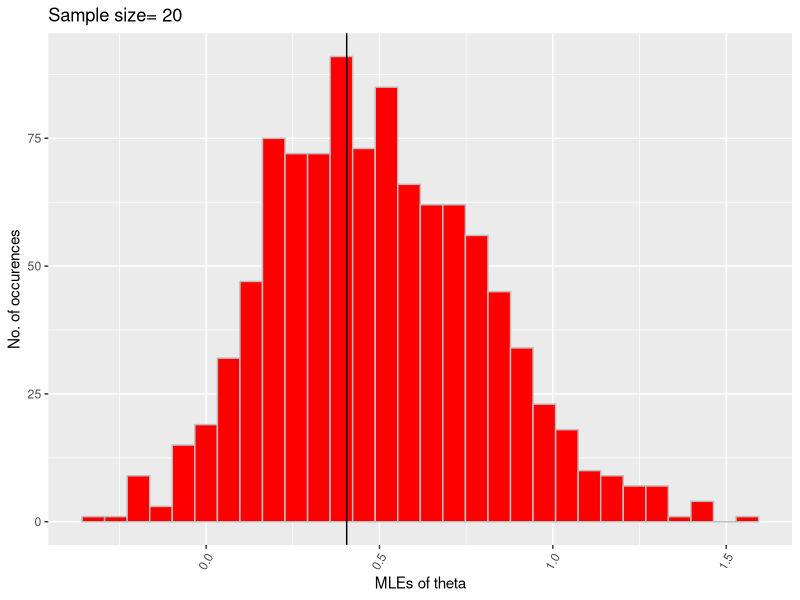
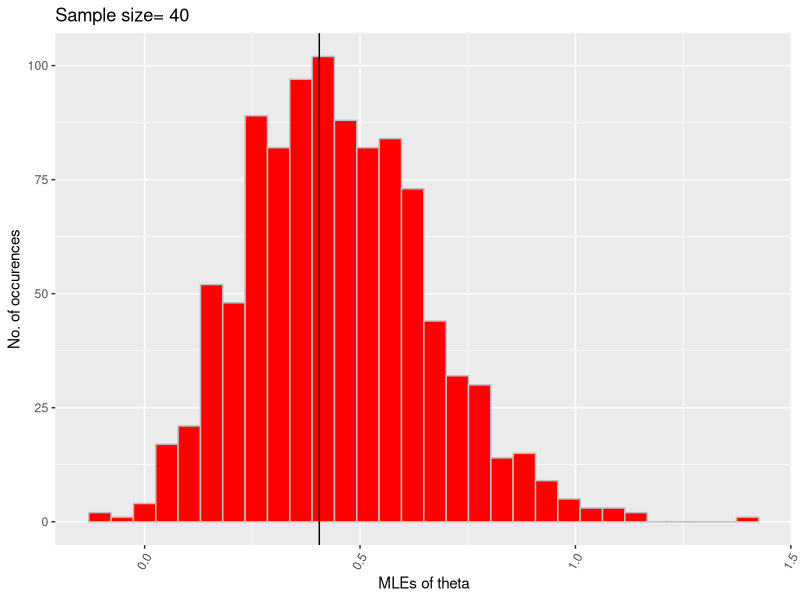
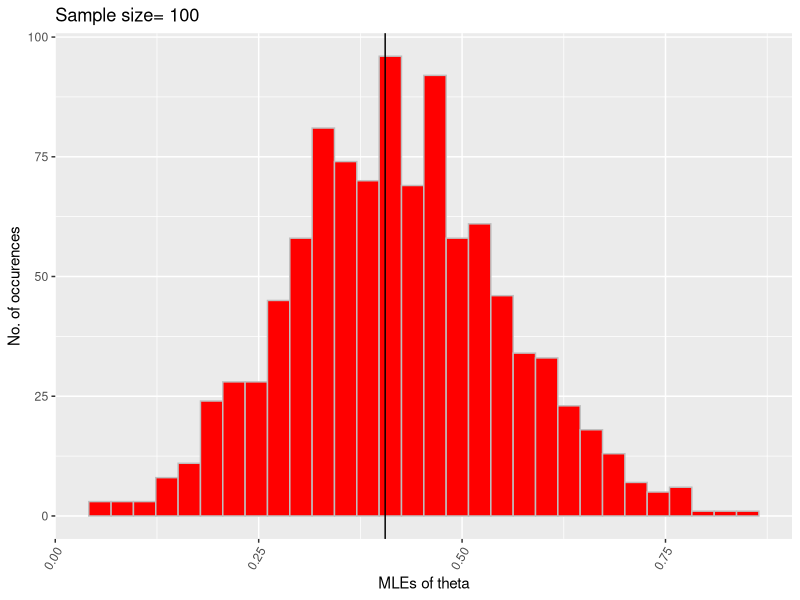

Here is the R script that generated these plots, in order:
## ---- chunk 1
library(ggplot2)
#dataframe to store the quantiles for different sample sizes
quantiles=data.frame('X1'=integer(),'X2'=double(),'X3'=double())
count=1 #pointer to the first empty row in 'quantiles' dataframe
colnames(quantiles)=c('Sample size','2.5 percentile', '97.5 percentile')
## ---- chunk 2
f=function(n,sim_size,alpha,sigma){
  mle_vector=c()
  #generating 'sim_size' many random samples and their MLEs
  for (i in 1:sim_size){
    set.seed(2*i) #for reproducibility of results
    data=rgamma(n,alpha,scale=sigma)
    t1=sum(log(data))
    t2=sum(data)
    n=length(data)
    #MyMLE returns the negative log likelihood function which is then minimised,
    #so as to maximise likelihoood, using 'optim'
    #alpha1 and sigma1 are the initial guess for MLEs of alpha and sigma respectively
    MyMLE=function(x){
      alpha_hat=x[1]
      sigma_hat=x[2]
      #return(-sum(log(dgamma(data,alpha_hat,sigma_hat))))
      return(-((alpha_hat-1)*t1-1/sigma_hat*t2-n*log(gamma(alpha_hat))-n*alpha_hat*log(sigma_hat)))
    } 
    alpha1=mean(data)^2/var(data)
    sigma1=var(data)/mean(data)
    x=optim(c(alpha1,sigma1),MyMLE,method='L-BFGS-B',lower=c(0.01,0.01),upper=c(1000,1000))
    mle_vector=append(mle_vector,log(x$par[1])) #only taking the MLE of log(alpha) from the optimisation result
  }
  df=data.frame(mle_vector)
  colnames(df)=c('theta')
  #plotting the histogram of MLEs over different random samples
  p1=ggplot(df,aes(x=theta))+
       geom_histogram(bins=30,colour='grey',fill='red')+
       labs(x='MLEs of theta',y='No. of occurences',title   
            =paste('Sample size=',n))+
      theme(axis.text.x = element_text(angle = 60, hjust = 1))+
      geom_vline(aes(xintercept=log(alpha)))#at true value of theta
  print(p1)
  #populating the quantiles dataframe
  quantiles[count,]<<-c(n,unname(quantile(mle_vector,probs=c(0.025,0.975))))
  count<<-count+1
}
## ---- chunk 3
#function call for different sample sizes
f(20,1000,1.5,2.2)
f(40,1000,1.5,2.2)
f(100,1000,1.5,2.2)
## ---- chunk 4
#gauging the behaviour of percentile points with change in sample size
quantiles['Inter quantile range']=quantiles['97.5 percentile']-quantiles['2.5 percentile']
quantiles
